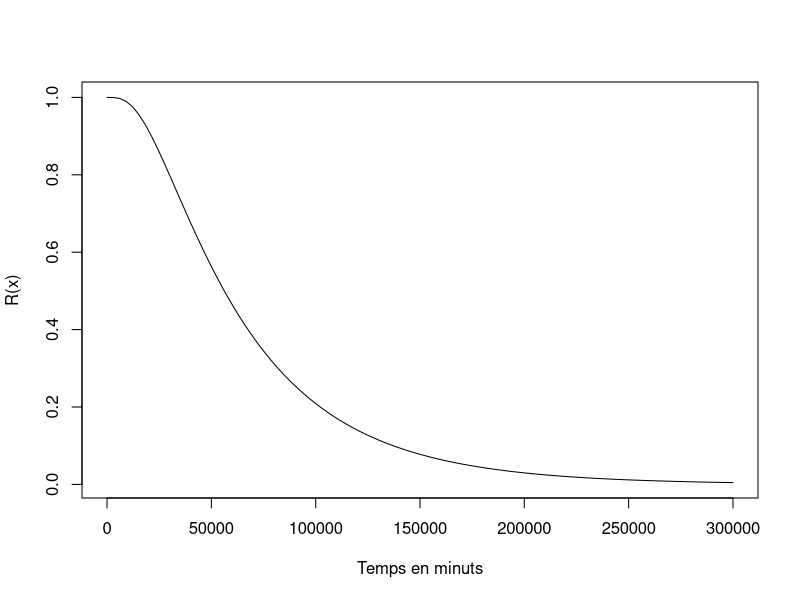

This figure's R source:
## ---- chunk 1
R = function(x) 1 - (1-exp(-0.00006 * x)) * (1-exp(-0.00003 * x)) * (1-exp(-0.00012 * x)) * (1-exp(-0.000018 * x))
x = seq(0, 300000, length.out=100)
plot(x, R(x), type='l', xlab='Temps en minuts')
